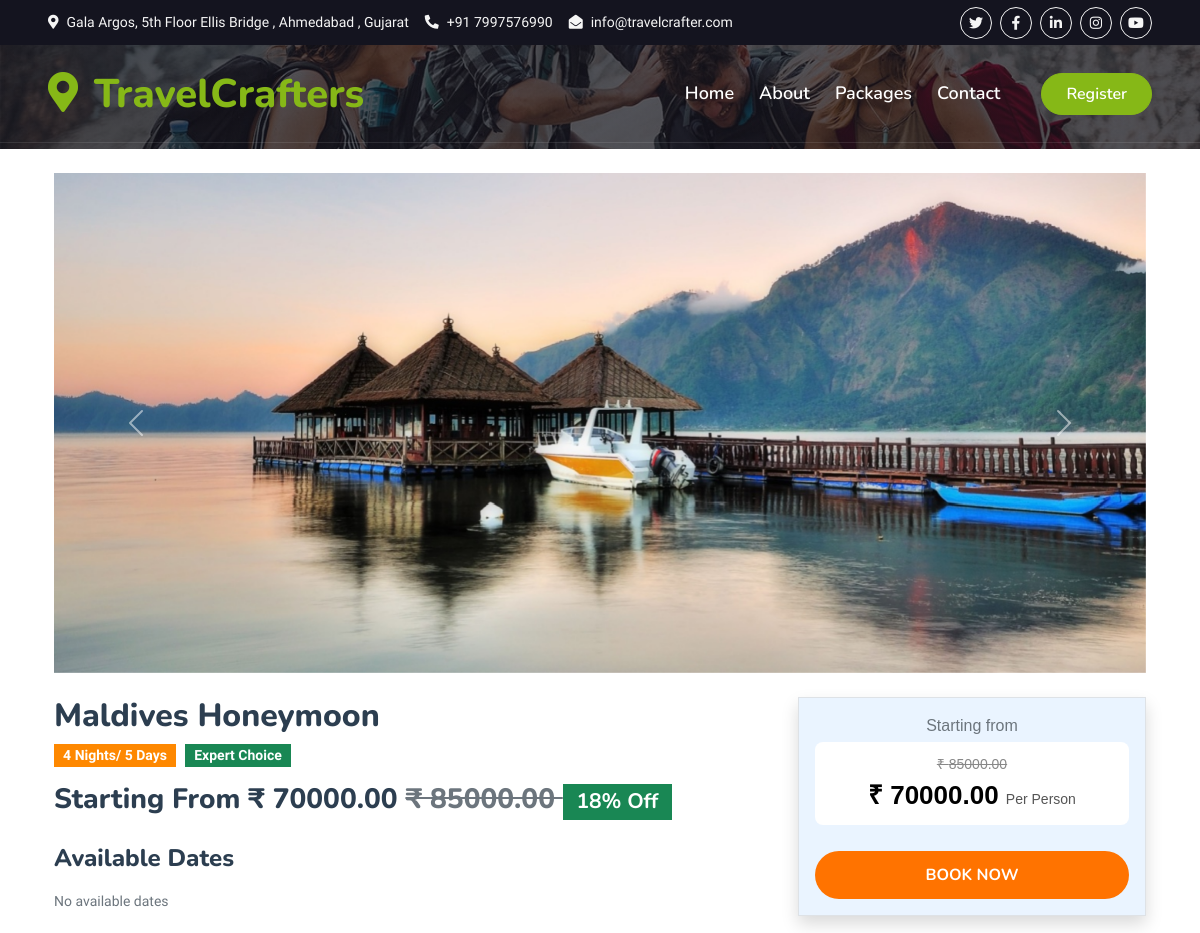
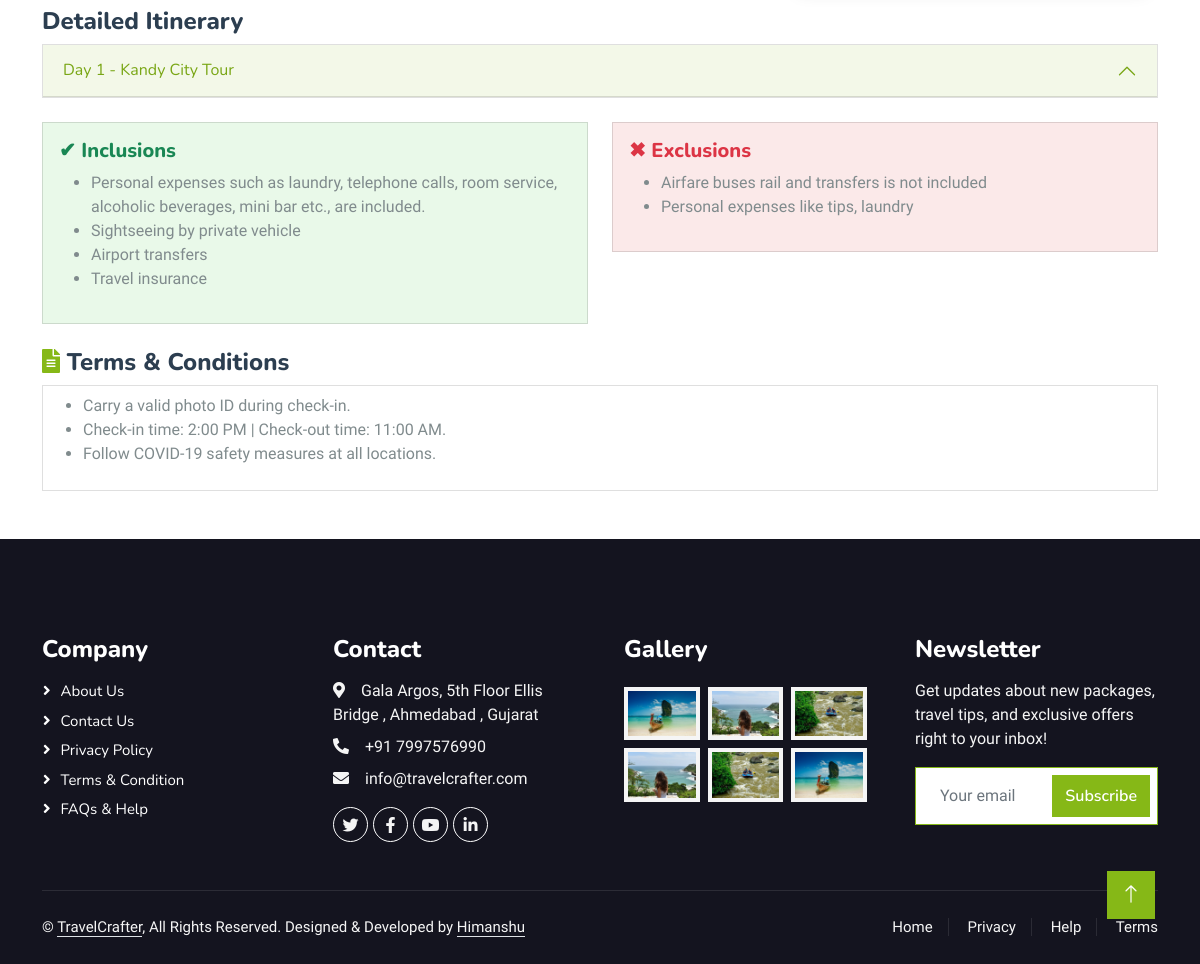
Page /Package.php?id=1 on the committed database (2 pictures, top to bottom).
### tables this page shows
CREATE TABLE `packages` (
  `id` int(11) NOT NULL,
  `name` varchar(255) NOT NULL,
  `destination_id` int(11) NOT NULL,
  `duration` int(11) NOT NULL,
  `original_price` decimal(10,2) NOT NULL,
  `old_price` decimal(10,2) NOT NULL,
  `is_customizable` tinyint(1) DEFAULT 0,
  `is_expert_choice` tinyint(1) DEFAULT 0,
  `created_at` timestamp NOT NULL DEFAULT current_timestamp()
);

CREATE TABLE `itinerary` (
  `id` int(11) NOT NULL,
  `package_id` int(11) NOT NULL,
  `day_number` int(11) NOT NULL,
  `title` varchar(255) NOT NULL,
  `description` text NOT NULL
);

CREATE TABLE `inclusions` (
  `id` int(11) NOT NULL,
  `package_id` int(11) NOT NULL,
  `description` text NOT NULL
);

CREATE TABLE `exclusions` (
  `id` int(11) NOT NULL,
  `package_id` int(11) NOT NULL,
  `description` text NOT NULL
);

CREATE TABLE `terms_conditions` (
  `id` int(11) NOT NULL,
  `package_id` int(11) NOT NULL,
  `content` text NOT NULL
);

### Package.php (the view, shortened to what the rows shown need)
<?php
include 'database/dbconnect.php';
$package_id = isset($_GET['id']) ? intval($_GET['id']) : 0;
$query = "SELECT p.*, d.name as destination_name FROM packages p INNER JOIN destinations d ON p.destination_id = d.id WHERE p.id = ?";
$stmt = $conn->prepare($query);
$stmt->bind_param("i", $package_id);
$stmt->execute();
$result = $stmt->get_result();
$package = $result->fetch_assoc();
$query_itinerary = "SELECT * FROM itinerary WHERE package_id = ? ORDER BY day_number ASC";
$stmt_itinerary = $conn->prepare($query_itinerary);
$stmt_itinerary->bind_param("i", $package_id);
$stmt_itinerary->execute();
$result_itinerary = $stmt_itinerary->get_result();
$query_inclusions = "SELECT * FROM inclusions WHERE package_id = ?";
$stmt_inclusions = $conn->prepare($query_inclusions);
$stmt_inclusions->bind_param("i", $package_id);
$stmt_inclusions->execute();
$result_inclusions = $stmt_inclusions->get_result();
$query_exclusions = "SELECT * FROM exclusions WHERE package_id = ?";
$stmt_exclusions = $conn->prepare($query_exclusions);
$stmt_exclusions->bind_param("i", $package_id);
$stmt_exclusions->execute();
$result_exclusions = $stmt_exclusions->get_result();
?>
<!DOCTYPE html>
<html lang="en">
<head>
    <link href="https://cdnjs.cloudflare.com/ajax/libs/font-awesome/5.10.0/css/all.min.css" rel="stylesheet">
    <link href="https://cdn.jsdelivr.net/npm/bootstrap-icons@1.4.1/font/bootstrap-icons.css" rel="stylesheet">
    <link href="lib/animate/animate.min.css" rel="stylesheet">
    <link href="lib/owlcarousel/assets/owl.carousel.min.css" rel="stylesheet">
    <link href="lib/tempusdominus/css/tempusdominus-bootstrap-4.min.css" rel="stylesheet" />
    <link href="css/bootstrap.min.css" rel="stylesheet">
    <link href="css/style.css" rel="stylesheet">
</head>
<body>
    <div class="container-fluid position-relative p-0">
        <nav class="navbar navbar-expand-lg navbar-light px-4 px-lg-5 py-3 py-lg-0">
            <a href="" class="navbar-brand p-0">
                <h1 class="text-primary m-0"><i class="fa fa-map-marker-alt me-3"></i>TravelCrafters</h1>
            </a>
        </nav>
    </div>
    <div class="container mt-4">
        <div class="container">
            <div class="row mt-4">
                <div class="col-md-8">
                    <h2>
                        <?= htmlspecialchars($package['name'] ?? 'Package Name') ?>
                    </h2>
                    <span class="badge bg-secondary badge-custom">
                        <?= ($package['duration'] ?? 0) - 1 ?>
                        Nights/
                        <?= htmlspecialchars($package['duration'] ?? '0') ?> Days
                    </span>
                    <?php if (!empty($package['is_expert_choice'])) { ?>
                    <span class="badge bg-success badge-custom">Expert Choice</span>
                    <?php } ?>
                    <h3 class="mt-3">Starting From ₹
                        <?= htmlspecialchars($package['original_price'] ?? '0') ?>
                        <span class="text-decoration-line-through text-muted">₹
                            <?= htmlspecialchars($package['old_price'] ?? '0') ?>
                        </span>
                        <span class="badge bg-success">
                            <?php
                    if (!empty($package['original_price']) && !empty($package['old_price'])) {
                        $discount = round((($package['old_price'] - $package['original_price']) / $package['old_price']) * 100);
                        echo $discount . "% Off";
                    }
                    ?>
                        </span>
                    </h3>
                    <div class="mt-4">
            <h4 class="mb-3">Available Dates</h4>
            <div class="d-flex flex-wrap gap-2">
                <?php
                $package_id = $package['id'] ?? 0;
                ?>
            </div>
        </div>
            </div>
                    <div class="col-md-4">
                        <div class="booking-box p-3 border rounded shadow">
                            <div class="price-box">
                                <span class="old-price">₹
                                    <?= htmlspecialchars($package['old_price'] ?? '0') ?>
                                </span>
                                <br>
                                <span class="new-price">₹
                                    <?= htmlspecialchars($package['original_price'] ?? '0') ?>
                                </span>
                                <span class="per-person">Per Person</span>
                            </div>
                        </div>
                    </div>
                </div>
            </div>
            <div class="accordion" id="itineraryAccordion">
                <?php while ($itinerary = $result_itinerary->fetch_assoc()) { ?>
                <div class="accordion-item">
                    <h2 class="accordion-header">
                        <button class="accordion-button" type="button" data-bs-toggle="collapse"
                            data-bs-target="#day<?= $itinerary['day_number'] ?>">
                            Day
                            <?= $itinerary['day_number'] ?> -
                            <?= htmlspecialchars($itinerary['title']) ?>
                        </button>
                    </h2>
                </div>
                <?php } ?>
            </div>
            <div class="row mt-4">
                <div class="col-md-6">
                    <div class="card card-inclusions p-3">
                        <ul>
                            <?php while ($inclusion = $result_inclusions->fetch_assoc()) { ?>
                            <li>
                                <?= htmlspecialchars($inclusion['description']) ?>
                            </li>
                            <?php } ?>
                        </ul>
                    </div>
                </div>
                <div class="col-md-6">
                    <div class="card card-exclusions p-3">
                        <ul>
                            <?php while ($exclusion = $result_exclusions->fetch_assoc()) { ?>
                            <li>
                                <?= htmlspecialchars($exclusion['description']) ?>
                            </li>
                            <?php } ?>
                        </ul>
                    </div>
                </div>
            </div>
            <div class="row mt-4">
                <div class="col-md-12">
                    <div class="card p-2">
                        <ul>
                            <?php
                $sql = "SELECT content FROM terms_conditions WHERE package_id = $package_id";
                $result = mysqli_query($conn, $sql);
                if (mysqli_num_rows($result) > 0) {
                    while ($row = mysqli_fetch_assoc($result)) {
                        echo "<li>" . htmlspecialchars($row['content']) . "</li>";
                    }
                } else {
                    echo "<li>No terms & conditions available for this package.</li>";
                }
                ?>
                        </ul>
                    </div>
                </div>
            </div>
        </div>
</body>
</html>

### rows in the picture
packages: name "Maldives Honeymoon", ($package['duration']??0)-1 "4", duration "5", original_price "70000.00", old_price "85000.00", discount "18"
itinerary: day_number "1", title "Kandy City Tour"
inclusions: description "Personal expenses such as laundry, telephone calls, room service, alcoholic beverages, mini bar etc., are included."
inclusions: description "Sightseeing by private vehicle"
inclusions: description "Airport transfers"
inclusions: description "Travel insurance"
exclusions: description "Airfare buses rail and transfers is not included"
exclusions: description "Personal expenses like tips, laundry"
terms_conditions: content "Carry a valid photo ID during check-in."
terms_conditions: content "Check-in time: 2:00 PM | Check-out time: 11:00 AM."
terms_conditions: content "Follow COVID-19 safety measures at all locations."
